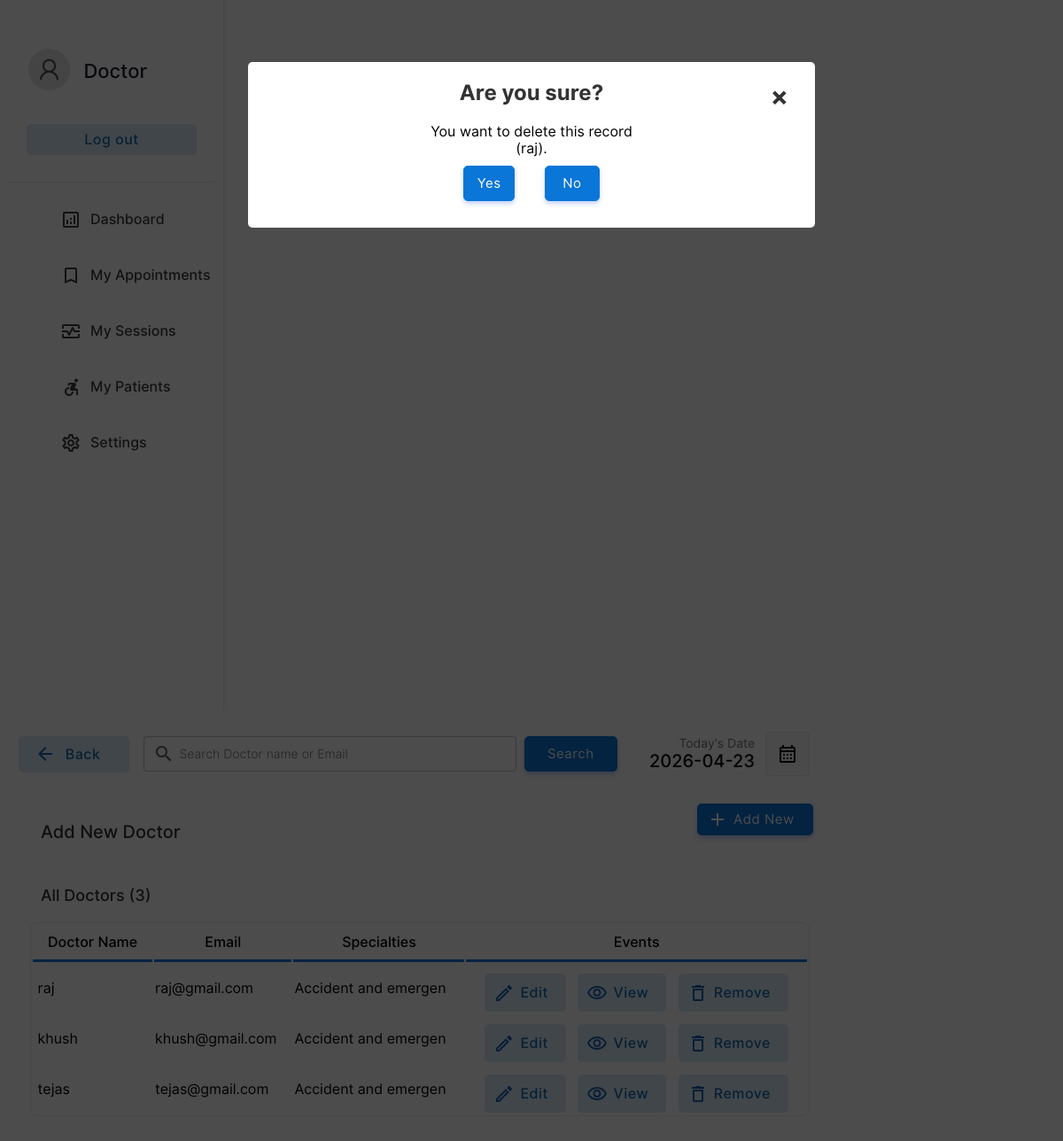
Screenshot of /doctor/doctors.php?action=drop&id=3&name=raj (signed in) with the database file from the repository.
### tables this page shows
CREATE TABLE `doctor` (
  `docid` int(11) NOT NULL,
  `docemail` varchar(255) NOT NULL,
  `docname` varchar(255) NOT NULL,
  `docpassword` varchar(255) NOT NULL,
  `docnic` varchar(15) NOT NULL,
  `doctel` varchar(15) NOT NULL,
  `specialties` int(2) NOT NULL,
  `hospital` varchar(255) NOT NULL,
  `photo` varchar(255) NOT NULL
);

CREATE TABLE `specialties` (
  `id` int(2) NOT NULL,
  `sname` varchar(50) NOT NULL
);

### doctor/doctors.php (the view, shortened to what the rows shown need)
<!DOCTYPE html>
<html lang="en">
<head>
    <link rel="stylesheet" href="../css/animations.css">
    <link rel="stylesheet" href="../css/main.css">
    <link rel="stylesheet" href="../css/admin.css">
</head>
<body>
    <?php
    include("../connection.php");
    ?>
    <?php include("sidebar.php")?>
        <div class="dash-body">
            <table border="0" width="100%" style=" border-spacing: 0;margin:0;padding:0;margin-top:25px; ">
                <?php
                    if($_POST){
                        $keyword=$_POST["search"];
                        $sqlmain= "select * from doctor where docemail='$keyword' or docname='$keyword' or docname like '$keyword%' or docname like '%$keyword' or docname like '%$keyword%'";
                    }else{
                        $sqlmain= "select * from doctor order by docid desc";
                    }
                ?>
                <tr>
                   <td colspan="4">
                       <center>
                        <div class="abc scroll">
                        <table width="93%" class="sub-table scrolldown" border="0">
                        <thead>
                        <tr>
                                <th class="table-headin">
                                Doctor Name
                                </th>
                                <th class="table-headin">
                                    Email
                                </th>
                                <th class="table-headin">
                                    Specialties
                                </th>
                                <th class="table-headin">
                                    Events
                                </tr>
                        </thead>
                        <tbody>
                            <?php
                                $result= $database->query($sqlmain);
                                if($result->num_rows==0){
                                    echo '<tr>
                                    <td colspan="4">
                                    <br><br><br><br>
                                    <center>
                                    <img src="../img/notfound.svg" width="25%">
                                    <br>
                                    <p class="heading-main12" style="margin-left: 45px;font-size:20px;color:rgb(49, 49, 49)">We  couldnt find anything related to your keywords !</p>
                                    <a class="non-style-link" href="doctors.php"><button  class="login-btn btn-primary-soft btn"  style="display: flex;justify-content: center;align-items: center;margin-left:20px;">&nbsp; Show all Doctors &nbsp;</font></button>
                                    </a>
                                    </center>
                                    <br><br><br><br>
                                    </td>
                                    </tr>';
                                }
                                else{
                                for ( $x=0; $x<$result->num_rows;$x++){
                                    $row=$result->fetch_assoc();
                                    $docid=$row["docid"];
                                    $name=$row["docname"];
                                    $email=$row["docemail"];
                                    $spe=$row["specialties"];
                                    $spcil_res= $database->query("select sname from specialties where id='$spe'");
                                    $spcil_array= $spcil_res->fetch_assoc();
                                    $spcil_name=$spcil_array["sname"];
                                    echo '<tr>
                                        <td> &nbsp;'.
                                        substr($name,0,30)
                                        .'</td>
                                        <td>
                                        '.substr($email,0,20).'
                                        </td>
                                        <td>
                                            '.substr($spcil_name,0,20).'
                                        </td>
                                        <td>
                                        <div style="display:flex;justify-content: center;">
                                        <a href="?action=edit&id='.$docid.'&error=0" class="non-style-link"><button  class="btn-primary-soft btn button-icon btn-edit"  style="padding-left: 40px;padding-top: 12px;padding-bottom: 12px;margin-top: 10px;"><font class="tn-in-text">Edit</font></button></a>
                                        &nbsp;&nbsp;&nbsp;
                                        <a href="?action=view&id='.$docid.'" class="non-style-link"><button  class="btn-primary-soft btn button-icon btn-view"  style="padding-left: 40px;padding-top: 12px;padding-bottom: 12px;margin-top: 10px;"><font class="tn-in-text">View</font></button></a>
                                       &nbsp;&nbsp;&nbsp;
                                       <a href="?action=drop&id='.$docid.'&name='.$name.'" class="non-style-link"><button  class="btn-primary-soft btn button-icon btn-delete"  style="padding-left: 40px;padding-top: 12px;padding-bottom: 12px;margin-top: 10px;"><font class="tn-in-text">Remove</font></button></a>
                                        </div>
                                        </td>
                                    </tr>';
                                }
                            }
                            ?>
                            </tbody>
                        </table>
                        </div>
                        </center>
                   </td>
                </tr>
            </table>
        </div>
    </div>
    <?php
    if($_GET){
        $id=$_GET["id"];
        $action=$_GET["action"];
        if($action=='drop'){
            $nameget=$_GET["name"];
            echo '
            <div id="popup1" class="overlay">
                    <div class="popup">
                    <center>
                        <h2>Are you sure?</h2>
                        <a class="close" href="doctors.php">&times;</a>
                        <div class="content">
                            You want to delete this record<br>('.substr($nameget,0,40).').
                        </div>
                        <div style="display: flex;justify-content: center;">
                        <a href="delete-doctor.php?id='.$id.'" class="non-style-link"><button  class="btn-primary btn"  style="display: flex;justify-content: center;align-items: center;margin:10px;padding:10px;"<font class="tn-in-text">&nbsp;Yes&nbsp;</font></button></a>&nbsp;&nbsp;&nbsp;
                        <a href="doctors.php" class="non-style-link"><button  class="btn-primary btn"  style="display: flex;justify-content: center;align-items: center;margin:10px;padding:10px;"><font class="tn-in-text">&nbsp;&nbsp;No&nbsp;&nbsp;</font></button></a>
                        </div>
                    </center>
            </div>
            </div>
            ';
        }elseif($action=='edit'){
            $sqlmain= "select * from doctor where docid='$id'";
            $result= $database->query($sqlmain);
            $row=$result->fetch_assoc();
            $name=$row["docname"];
            $email=$row["docemail"];
            $spe=$row["specialties"];
            $spcil_res= $database->query("select sname from specialties where id='$spe'");
            $spcil_array= $spcil_res->fetch_assoc();
            $spcil_name=$spcil_array["sname"];
            $nic=$row['docnic'];
            $tele=$row['doctel'];
            $error_1=$_GET["error"];
                $errorlist= array(
                    '1'=>'<label for="promter" class="form-label" style="color:rgb(255, 62, 62);text-align:center;">Already have an account for this Email address.</label>',
                    '2'=>'<label for="promter" class="form-label" style="color:rgb(255, 62, 62);text-align:center;">Password Conformation Error! Reconform Password</label>',
                    '3'=>'<label for="promter" class="form-label" style="color:rgb(255, 62, 62);text-align:center;"></label>',
                    '4'=>"",
                    '0'=>'',
                );
            if($error_1!='4'){
                    echo '
                    <div id="popup1" class="overlay">
                            <div class="popup">
                            <center>
                                <a class="close" href="doctors.php">&times;</a>
                                <div style="display: flex;justify-content: center;">
                                <div class="abc">
                                <table width="80%" class="sub-table scrolldown add-doc-form-container" border="0">
                                <tr>
                                        <td class="label-td" colspan="2">'.
                                            $errorlist[$error_1]
                                        .'</td>
                                    </tr>
                                    <tr>
                                        <td>
                                            <p style="padding: 0;margin: 0;text-align: left;font-size: 25px;font-weight: 500;">Edit Doctor Details.</p>
                                        Doctor ID : '.$id.' (Auto Generated)<br><br>
                                        </td>
                                    </tr>
                                    <tr>
                                        <td class="label-td" colspan="2">
                                            <form action="edit-doc.php" method="POST" class="add-new-form">
                                            <label for="Email" class="form-label">Email: </label>
                                            <input type="hidden" value="'.$id.'" name="id00">
                                        </td>
                                    </tr>
                                    <tr>
                                        <td class="label-td" colspan="2">
                                        <input type="email" name="email" class="input-text" placeholder="Email Address" value="'.$email.'" required><br>
                                        </td>
                                    </tr>
                                    <tr>
                                        <td class="label-td" colspan="2">
                                            <label for="name" class="form-label">Name: </label>
                                        </td>
                                    </tr>
                                    <tr>
                                        <td class="label-td" colspan="2">
                                            <input type="text" name="name" class="input-text" placeholder="Doctor Name" value="'.$name.'" required><br>
                                        </td>
                                    </tr>
                                    <tr>
                                        <td class="label-td" colspan="2">
                                            <label for="nic" class="form-label">NIC: </label>
                                        </td>
                                    </tr>
                                    <tr>
                                        <td class="label-td" colspan="2">
                                            <input type="text" name="nic" class="input-text" placeholder="NIC Number" value="'.$nic.'" required><br>
                                        </td>
                                    </tr>
                                    <tr>
                                        <td class="label-td" colspan="2">
                                            <label for="Tele" class="form-label">Telephone: </label>
                                        </td>
                                    </tr>
                                    <tr>
                                        <td class="label-td" colspan="2">
                                            <input type="tel" name="Tele" class="input-text" placeholder="Telephone Number" value="'.$tele.'" required><br>
                                        </td>
                                    </tr>
                                    <tr>
                                        <td class="label-td" colspan="2">
                                            <label for="spec" class="form-label">Choose specialties: (Current'.$spcil_name.')</label>
                                        </td>
                                    </tr>
                                    <tr>
                                        <td class="label-td" colspan="2">
                                            <select name="spec" id="" class="box">';
                                                $list11 = $database->query("select  * from  specialties;");
                                                for ($y=0;$y<$list11->num_rows;$y++){
                                                    $row00=$list11->fetch_assoc();
                                                    $sn=$row00["sname"];
                                                    $id00=$row00["id"];
                                                    echo "<option value=".$id00.">$sn</option><br/>";
                                                };
                                echo     '       </select><br><br>
                                        </td>
                                    </tr>
                                    <tr>
                                        <td class="label-td" colspan="2">
                                            <label for="password" class="form-label">Password: </label>
                                        </td>
                                    </tr>
                                    <tr>
                                        <td class="label-td" colspan="2">
                                            <input type="password" name="password" class="input-text" placeholder="Defind a Password" required><br>
                                        </td>
                                    </tr><tr>
                                        <td class="label-td" colspan="2">
                                            <label for="cpassword" class="form-label">Conform Password: </label>
                                        </td>
                                    </tr>
                                    <tr>
                                        <td class="label-td" colspan="2">
                                            <input type="password" name="cpassword" class="input-text" placeholder="Conform Password" required><br>
                                        </td>
                                    </tr>
                                    <tr>
                                        <td colspan="2">
                                            <input type="reset" value="Reset" class="login-btn btn-primary-soft btn" >&nbsp;&nbsp;&nbsp;&nbsp;&nbsp;
                                            <input type="submit" value="Save" class="login-btn btn-primary btn">
                                        </td>
                                    </tr>
                                    </form>
                                    </tr>
                                </table>
                                </div>
                                </div>
                            </center>
                            <br><br>
                    </div>
                    </div>
                    ';
        }; };
    };
?>
</body>
</html>

### rows the page displays
doctor: docname "raj", docemail "raj@gmail.com", specialties.sname "Accident and emergen"
doctor: docname "khush", docemail "khush@gmail.com", specialties.sname "Accident and emergen"
doctor: docname "tejas", docemail "tejas@gmail.com", specialties.sname "Accident and emergen"

### other values shown
substr($username,0,13) "Doctor"
$list11->num_rows "3"
substr($nameget,0,40) "raj"
